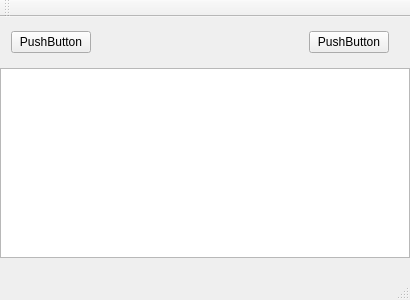
<?xml version="1.0" encoding="UTF-8"?>
<ui version="4.0">
 <class>MainWindow</class>
 <widget class="QMainWindow" name="MainWindow">
  <property name="geometry">
   <rect>
    <x>0</x>
    <y>0</y>
    <width>410</width>
    <height>300</height>
   </rect>
  </property>
  <property name="windowTitle">
   <string>MainWindow</string>
  </property>
  <widget class="QWidget" name="centralWidget">
   <widget class="QListWidget" name="listWidget">
    <property name="geometry">
     <rect>
      <x>0</x>
      <y>51</y>
      <width>410</width>
      <height>190</height>
     </rect>
    </property>
   </widget>
   <widget class="QWidget" name="titleWidget" native="true">
    <property name="geometry">
     <rect>
      <x>0</x>
      <y>0</y>
      <width>400</width>
      <height>51</height>
     </rect>
    </property>
    <property name="minimumSize">
     <size>
      <width>0</width>
      <height>41</height>
     </size>
    </property>
    <layout class="QHBoxLayout" name="horizontalLayout">
     <item>
      <widget class="QPushButton" name="pbId">
       <property name="text">
        <string>PushButton</string>
       </property>
      </widget>
     </item>
     <item>
      <spacer name="horizontalSpacer">
       <property name="orientation">
        <enum>Qt::Horizontal</enum>
       </property>
       <property name="sizeHint" stdset="0">
        <size>
         <width>40</width>
         <height>20</height>
        </size>
       </property>
      </spacer>
     </item>
     <item>
      <widget class="QPushButton" name="pbState">
       <property name="text">
        <string>PushButton</string>
       </property>
      </widget>
     </item>
    </layout>
   </widget>
  </widget>
  <widget class="QMenuBar" name="menuBar">
   <property name="geometry">
    <rect>
     <x>0</x>
     <y>0</y>
     <width>410</width>
     <height>22</height>
    </rect>
   </property>
  </widget>
  <widget class="QToolBar" name="mainToolBar">
   <attribute name="toolBarArea">
    <enum>TopToolBarArea</enum>
   </attribute>
   <attribute name="toolBarBreak">
    <bool>false</bool>
   </attribute>
  </widget>
  <widget class="QStatusBar" name="statusBar"/>
 </widget>
 <layoutdefault spacing="6" margin="11"/>
 <resources/>
 <connections/>
</ui>
